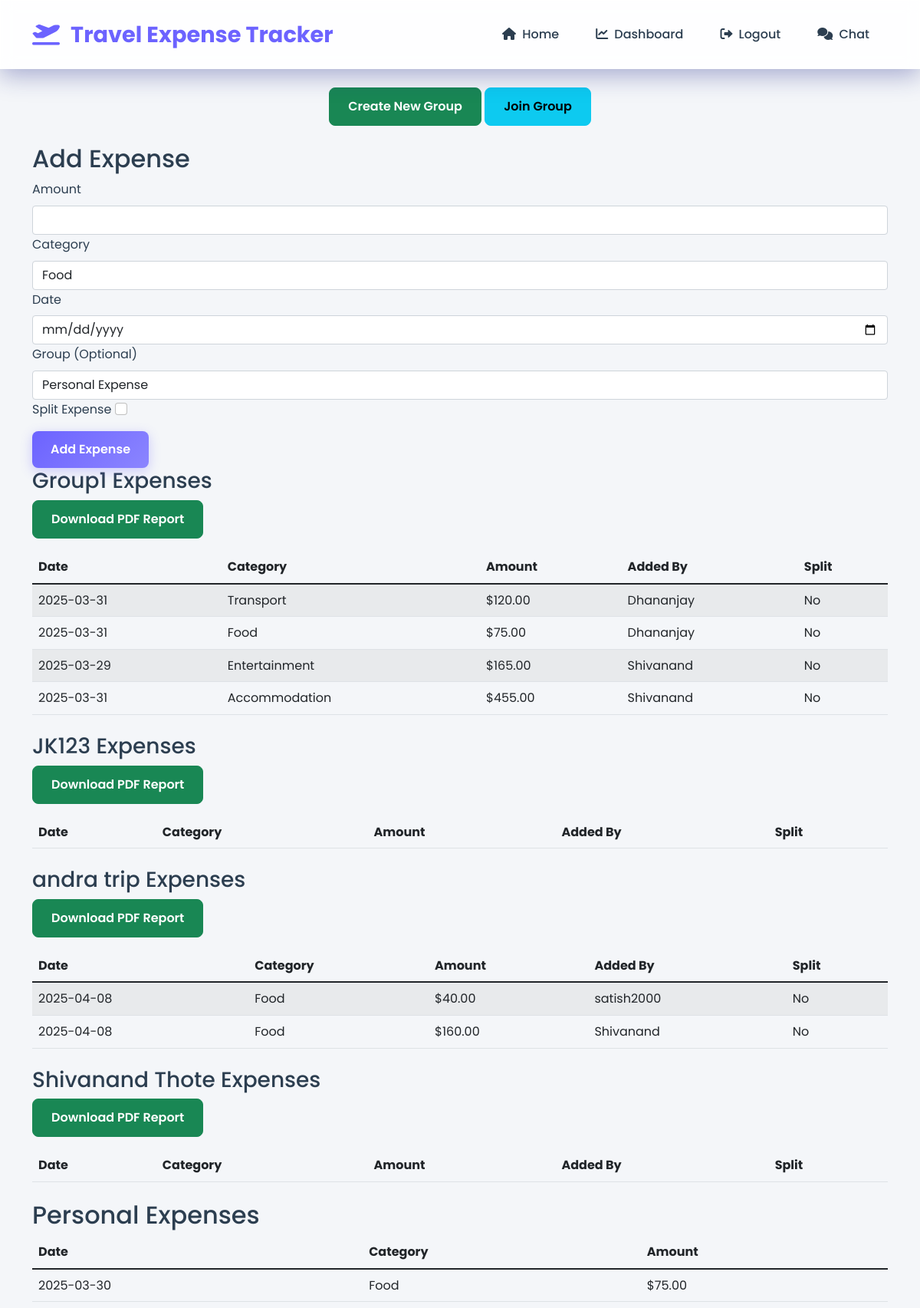
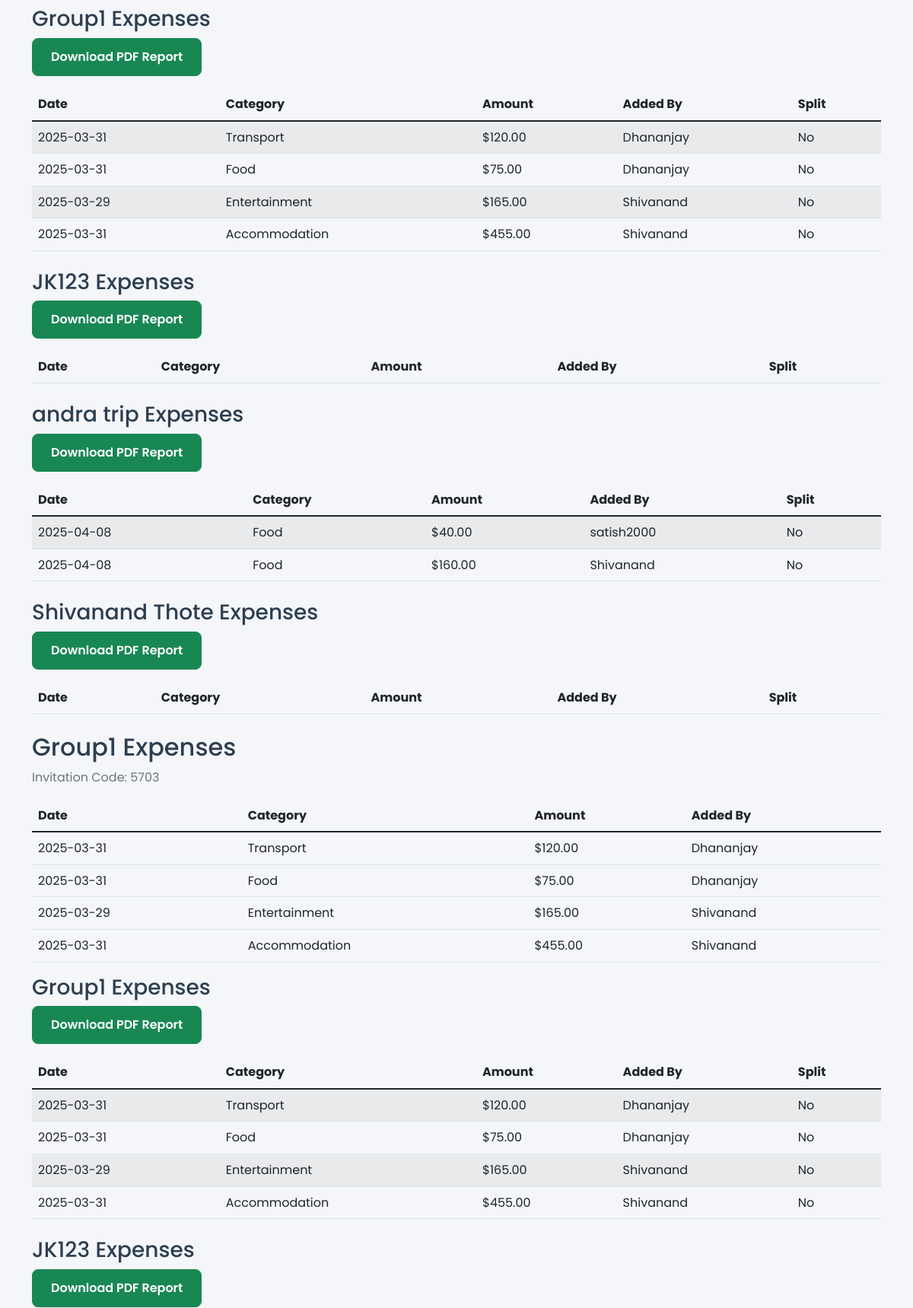
The page /dashboard (signed in, upper part) on the database its author committed (2 pictures, top to bottom).
### models.py (models this page shows, shortened)
class Group(db.Model):
    id = db.Column(db.Integer, primary_key=True)
    name = db.Column(db.String(100), nullable=False)
    invitation_code = db.Column(db.String(4), nullable=False, unique=True)
    created_at = db.Column(db.DateTime, default=datetime.utcnow)
    creator_id = db.Column(db.Integer, db.ForeignKey('user.id'), nullable=False)
    members = db.relationship('User', secondary='user_group', backref=db.backref('groups', lazy='dynamic'))
    expenses = db.relationship('Expense', backref='group', lazy=True)

class Expense(db.Model):
    id = db.Column(db.Integer, primary_key=True)
    user_id = db.Column(db.Integer, db.ForeignKey('user.id', ondelete='CASCADE'), nullable=False)
    group_id = db.Column(db.Integer, db.ForeignKey('group.id', ondelete='SET NULL'), nullable=True)
    amount = db.Column(db.Float, nullable=False)
    category = db.Column(db.String(100), nullable=False)
    description = db.Column(db.String(500))
    date = db.Column(db.DateTime, nullable=False, default=datetime.utcnow)
    is_split = db.Column(db.Boolean, default=False)
    status = db.Column(db.String(20), default='pending')
    splits = db.relationship('ExpenseSplit', backref='expense', lazy=True, cascade='all, delete-orphan')

class User(db.Model, UserMixin):
    id = db.Column(db.Integer, primary_key=True)
    username = db.Column(db.String(80), nullable=False, unique=True)
    email = db.Column(db.String(120), nullable=False, unique=True)
    password = db.Column(db.String(200), nullable=False)
    expenses = db.relationship('Expense', backref='user', lazy=True)
    created_groups = db.relationship('Group', backref='creator', lazy=True, foreign_keys=[Group.creator_id])

### app.py (the view, shortened to what this page needs)
@app.route('/dashboard', methods=['GET', 'POST'])
@login_required
def dashboard():
    form = ExpenseForm()
    groups = current_user.groups.all()
    personal_expenses = Expense.query.filter_by(user_id=current_user.id, group_id=None).all()
    group_expenses = {}
    for group in groups:
        group_expenses[group.id] = Expense.query.filter_by(group_id=group.id).all()
    return render_template('dashboard.html',
                           form=form,
                           personal_expenses=personal_expenses,
                           groups=groups,
                           group_expenses=group_expenses)

### templates/dashboard.html (shortened to what this page needs)
{% extends "base.html" %}
{% block content %}
<div class="dashboard-container">
    <div class="expense-form">
        <div class="mb-4 text-center">
            <a href="{{ url_for('create_group') }}" class="btn btn-success">Create New Group</a>
            <a href="{{ url_for('join_group') }}" class="btn btn-info">Join Group</a>
        </div>
        <h2>Add Expense</h2>
        <form method="POST" action="" id="expenseForm">
            <div class="form-group block-cube block-input">
                {{ form.amount.label(class="form-label") }}
                {{ form.amount(class="form-control") }}
            </div>
            <div class="form-group block-cube block-input">
                {{ form.category.label(class="form-label") }}
                {{ form.category(class="form-control") }}
            </div>
            <div class="form-group block-cube block-input">
                {{ form.date.label(class="form-label") }}
                {{ form.date(class="form-control") }}
            </div>
            <div class="form-group block-cube block-input">
                <label class="form-label">Group (Optional)</label>
                <select name="group_id" class="form-control" id="groupSelect">
                    <option value="">Personal Expense</option>
                </select>
            </div>
            <div class="form-group">
                {{ form.is_split.label }}
                {{ form.is_split(class="form-check-input ml-2", onchange="toggleSplitOptions()") }}
            </div>
            <div class="form-group mt-3">
                {{ form.submit(class="btn btn-primary") }}
            </div>
        </form>
    </div>
</div>
      <div class="expense-table">
        {% for group in groups %}
        <div class="group-expenses mb-4">
            <h3>{{ group.name }} Expenses</h3>
            <a href="{{ url_for('generate_report', group_id=group.id) }}" class="btn btn-success mb-3">
                Download PDF Report
            </a>
            <table class="table table-striped">
                <thead>
                    <tr>
                        <th>Date</th>
                        <th>Category</th>
                        <th>Amount</th>
                        <th>Added By</th>
                        <th>Split</th>
                    </tr>
                </thead>
                <tbody>
                    {% for expense in group_expenses[group.id] %}
                    <tr>
                        <td>{{ expense.date.strftime('%Y-%m-%d') }}</td>
                        <td>{{ expense.category }}</td>
                        <td>${{ "%.2f"|format(expense.amount) }}</td>
                        <td>{{ expense.user.username }}</td>
                        <td>
                            {% if expense.is_split %}
                            <button type="button" class="btn btn-info btn-sm" data-toggle="modal" data-target="#splitDetails{{ expense.id }}">
                                View Split
                            </button>
                            <div class="modal fade" id="splitDetails{{ expense.id }}" tabindex="-1" role="dialog">
                                <div class="modal-dialog" role="document">
                                    <div class="modal-content">
                                        <div class="modal-header">
                                            <h5 class="modal-title">Split Details</h5>
                                            <button type="button" class="close" data-dismiss="modal">
                                                <span>&times;</span>
                                            </button>
                                        </div>
                                        <div class="modal-body">
                                            <table class="table">
                                                <thead>
                                                    <tr>
                                                        <th>User</th>
                                                        <th>Amount Owed</th>
                                                        <th>Amount Paid</th>
                                                        <th>Balance</th>
                                                    </tr>
                                                </thead>
                                                <tbody>
                                                    {% for split in expense.splits %}
                                                    <tr>
                                                        <td>{{ split.user.username }}</td>
                                                        <td>${{ "%.2f"|format(split.amount_owed) }}</td>
                                                        <td>${{ "%.2f"|format(split.amount_paid) }}</td>
                                                        <td>${{ "%.2f"|format(split.balance) }}</td>
                                                    </tr>
                                                    {% endfor %}
                                                </tbody>
                                            </table>
                                        </div>
                                    </div>
                                </div>
                            </div>
                            {% else %}
                            No
                            {% endif %}
                        </td>
                    </tr>
                    {% endfor %}
                </tbody>
            </table>
        </div>
        {% endfor %}
        <h2>Personal Expenses</h2>
        <div class="table-responsive">
            <table class="table table-hover">
                <thead>
                    <tr>
                        <th>Date</th>
                        <th>Category</th>
                        <th>Amount</th>
                    </tr>
                </thead>
                <tbody>
                    {% for expense in personal_expenses %}
                    <tr>
                        <td>{{ expense.date.strftime('%Y-%m-%d') }}</td>
                        <td>{{ expense.category }}</td>
                        <td>${{ "%.2f"|format(expense.amount) }}</td>
                    </tr>
                    {% endfor %}
                </tbody>
            </table>
        </div>
    </div>
    {% for group in groups %}
      <div class="expense-table">
        {% for group in groups %}
        <div class="group-expenses mb-4">
            <h3>{{ group.name }} Expenses</h3>
            <a href="{{ url_for('generate_report', group_id=group.id) }}" class="btn btn-success mb-3">
                Download PDF Report
            </a>
            <table class="table table-striped">
                <thead>
                    <tr>
                        <th>Date</th>
                        <th>Category</th>
                        <th>Amount</th>
                        <th>Added By</th>
                        <th>Split</th>
                    </tr>
                </thead>
                <tbody>
                    {% for expense in group_expenses[group.id] %}
                    <tr>
                        <td>{{ expense.date.strftime('%Y-%m-%d') }}</td>
                        <td>{{ expense.category }}</td>
                        <td>${{ "%.2f"|format(expense.amount) }}</td>
                        <td>{{ expense.user.username }}</td>
                        <td>
                            {% if expense.is_split %}
                            <button type="button" class="btn btn-info btn-sm" data-toggle="modal" data-target="#splitDetails{{ expense.id }}">
                                View Split
                            </button>
                            <div class="modal fade" id="splitDetails{{ expense.id }}" tabindex="-1" role="dialog">
                                <div class="modal-dialog" role="document">
                                    <div class="modal-content">
                                        <div class="modal-header">
                                            <h5 class="modal-title">Split Details</h5>
                                            <button type="button" class="close" data-dismiss="modal">
                                                <span>&times;</span>
                                            </button>
                                        </div>
                                        <div class="modal-body">
                                            <table class="table">
                                                <thead>
                                                    <tr>
                                                        <th>User</th>
                                                        <th>Amount Owed</th>
                                                        <th>Amount Paid</th>
                                                        <th>Balance</th>
                                                    </tr>
                                                </thead>
                                                <tbody>
                                                    {% for split in expense.splits %}
                                                    <tr>
                                                        <td>{{ split.user.username }}</td>
                                                        <td>${{ "%.2f"|format(split.amount_owed) }}</td>
                                                        <td>${{ "%.2f"|format(split.amount_paid) }}</td>
                                                        <td>${{ "%.2f"|format(split.balance) }}</td>
                                                    </tr>
                                                    {% endfor %}
                                                </tbody>
                                            </table>
                                        </div>
                                    </div>
                                </div>
                            </div>
                            {% else %}
                            No
                            {% endif %}
                        </td>
                    </tr>
                    {% endfor %}
                </tbody>
            </table>
        </div>
        {% endfor %}
        <h2>{{ group.name }} Expenses</h2>
        <p class="text-muted mb-3">Invitation Code: {{ group.invitation_code }}</p>
        <div class="table-responsive">
            <table class="table table-hover">
                <thead>
                    <tr>
                        <th>Date</th>
                        <th>Category</th>
                        <th>Amount</th>
                        <th>Added By</th>
                    </tr>
                </thead>
                <tbody>
                    {% for expense in group_expenses[group.id] %}
                    <tr>
                        <td>{{ expense.date.strftime('%Y-%m-%d') }}</td>
                        <td>{{ expense.category }}</td>
                        <td>${{ "%.2f"|format(expense.amount) }}</td>
                        <td>{{ expense.user.username }}</td>
                    </tr>
                    {% endfor %}
                </tbody>
            </table>
        </div>
    </div>
    {% endfor %}
</div>
{% endblock content %}

### templates/base.html (shortened to what this page needs)
<!DOCTYPE html>
<html lang="en">
<head>
    <link href="https://cdn.jsdelivr.net/npm/bootstrap@5.1.3/dist/css/bootstrap.min.css" rel="stylesheet">
    <link rel="stylesheet" href="{{ url_for('static', filename='css/style.css') }}">
    <link rel="stylesheet" href="{{ url_for('static', filename='css/chat.css') }}">
    <link rel="stylesheet" href="https://cdnjs.cloudflare.com/ajax/libs/font-awesome/6.0.0/css/all.min.css">
</head>
<body>
    <nav class="navbar navbar-expand-lg">
        <div class="container">
            <a class="navbar-brand" href="{{ url_for('home') }}">
                <i class="fas fa-plane-departure me-2"></i>
                Travel Expense Tracker
            </a>
            <div class="collapse navbar-collapse justify-content-end" id="navbarNav">
                <div class="navbar-nav align-items-center">
                    <a class="nav-link" href="{{ url_for('home') }}">
                        <i class="fas fa-home me-1"></i> Home
                    </a>
                    {% if current_user.is_authenticated %}
                    <a class="nav-link" href="{{ url_for('dashboard') }}">
                        <i class="fas fa-chart-line me-1"></i> Dashboard
                    </a>
                    <a class="nav-link" href="{{ url_for('logout') }}">
                        <i class="fas fa-sign-out-alt me-1"></i> Logout
                    </a>
                    {% endif %}
                    <a class="nav-link" href="#" id="chat-toggle">
                        <i class="fas fa-comments me-1"></i> Chat
                    </a>
                </div>
            </div>
        </div>
    </nav>
    <div class="container mt-4">
        <div class="content-wrapper">
            {% block content %}{% endblock %}
        </div>
</body>
</html>

### rows shown on the page
Group: name "Group1", invitation_code "5703"
Expense: date "2025-03-31", category "Transport", amount "120.00", user.username "Dhananjay", is_split "No"
Expense: date "2025-03-31", category "Food", amount "75.00", user.username "Dhananjay", is_split "No"
Expense: date "2025-03-29", category "Entertainment", amount "165.00", user.username "Shivanand", is_split "No"
Expense: date "2025-03-31", category "Accommodation", amount "455.00", user.username "Shivanand", is_split "No"
Group: name "JK123"
Group: name "andra trip"
Expense: date "2025-04-08", category "Food", amount "40.00", user.username "satish2000", is_split "No"
Expense: date "2025-04-08", category "Food", amount "160.00", user.username "Shivanand", is_split "No"
Group: name "Shivanand Thote"
Expense: date "2025-03-30", category "Food", amount "75.00"
